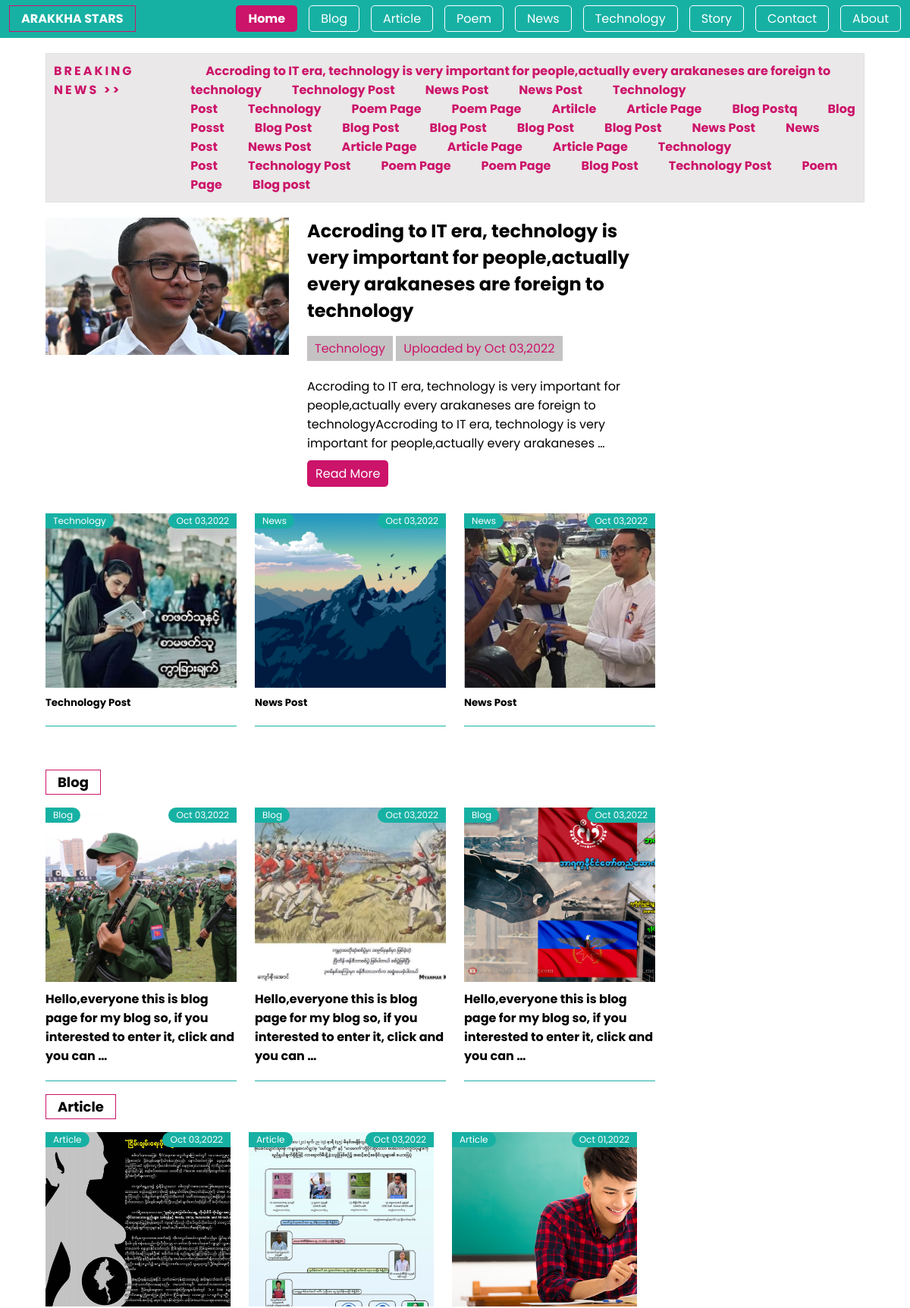
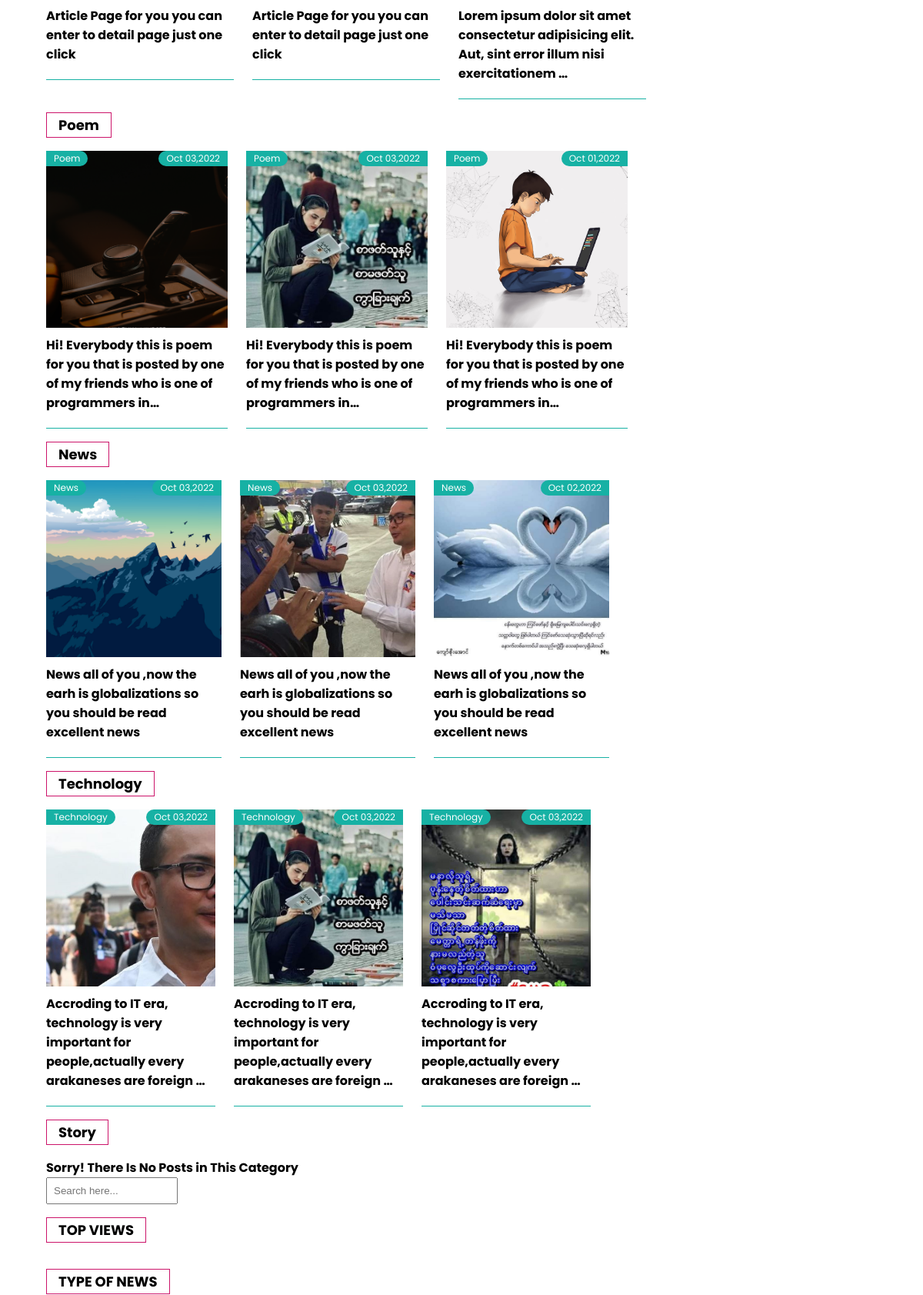
The page / (upper part) on the database its author committed (2 pictures, top to bottom).
### base/models.py (models this page shows, shortened)
class Category(models.Model):
    name = models.CharField(max_length=255)
    slug = models.SlugField(
            default='',
            editable=False,
            unique=True,blank=True,null=True
        )
    order = models.IntegerField(blank=True,null=True)
    class Meta:
        verbose_name = ("categories")
        verbose_name_plural = ("categories")
    class Meta:
        ordering=['-order']
    def __str__(self):
        return self.name

class Post(models.Model):
    title = models.CharField(max_length= 255)
    slug = models.SlugField(
            default='',
            editable=False,
            unique=True,blank=True,null=True
        )
    short_content = models.TextField()
    long_content = models.TextField()
    category = models.ForeignKey(Category, on_delete=models.CASCADE, default='Arakkhastar')
    user = models.ForeignKey(User, on_delete=models.CASCADE, default='Admin')
    tags = models.ManyToManyField(Tag)
    image = models.ImageField(upload_to = 'static/%Y/%m/%d/post-images', blank= True,null=True,default='static/assets/img/hero-bg.jpg')
    show_image = models.BooleanField(default=True)
    views = models.IntegerField(default=0)
    created = models.DateTimeField(auto_now_add=True,blank=True,null=True)
    updated = models.DateTimeField(auto_now=True,blank=True,null=True)
    class Meta:
        verbose_name = ("Post")
        verbose_name_plural = ("Posts")
    class Meta:
        ordering=['-created']

### base/views.py (the view)
# urls.py: path('',views.home_page_views,name="homepage"),
def home_page_views(request):
    new_search=request.GET.get('search') if request.GET.get('search') !=None else ''
    heder_content_post=Post.objects.all()[0:1]
    categories=Category.objects.all()
    one_month_ago=datetime.date.today()-datetime.timedelta(30)
    top_views_post=Post.objects.filter(created__gte=one_month_ago).order_by('-views')[1:6]
    posts=Post.objects.filter(category__name__icontains=new_search)[1:4]
    eachcategories={categories:Post.objects.filter(category=categories)[:3] for categories in Category.objects.filter(name__icontains=new_search)}
    marquee_title = Post.objects.all()
    context={'posts':posts,
            'eachcategories':eachcategories,
            'heder_content_post':heder_content_post,
            'marquee_title': marquee_title,
            'categories':categories,
            'top_views_post':top_views_post
            }
    return render(request,'pages/index.html',context)

### base/templates/pages/index.html (shortened to what this page needs)
{% extends 'pages/main.html' %} {% load static %} {% block content %}
<div>
  <!DOCTYPE html>
  <html lang="en">
    <head>
      <link rel="stylesheet" href="{% static 'css/main.css' %}" />
      <link rel="stylesheet" href="{% static 'css/media-query.min.css/' %}" />
      <link
        href="https://unpkg.com/boxicons@2.1.4/css/boxicons.min.css"
        rel="stylesheet"
      />
    </head>
    <body>
      <main>
        <div class="main-container">
          <div class="header-content">
            <div class="row">
              <div class="col-lg-2" style="letter-spacing: 3px">
                <span style="font-weight: bold">BREAKING NEWS >></span>
              </div>
              <div class="col-lg-10">
                <marquee
                  >{% for marquee in marquee_title %}<span class="px-20"
                    >{{marquee.title}}</span
                  >{% endfor %}</marquee
                >
              </div>
            </div>
          </div>
          <div class="row pt-20">
            <div class="col-lg-9">
              <div class="row">
                {% for headerpost in heder_content_post %}
                <div class="col-lg-5">
                  <img
                    src="{{headerpost.image.url}}"
                    class="img-fluid"
                    alt=""
                  />
                </div>
                <div class="col-lg-7">
                  <h2>
                    <a
                      href="{% url 'detail_page' headerpost.slug %}"
                      class="text-dark hover-link"
                      >{{headerpost.title}}</a
                    >
                  </h2>
                  <div class="py-20">
                    <div class="category">
                      <a href="{% url 'detail_page' headerpost.slug %}"
                        ><span>{{headerpost.category}}</span></a
                      >
                      <span
                        >Uploaded by {{headerpost.created|date:'M d,Y'}}</span
                      >
                    </div>
                  </div>
                  <p class="py-5 line-height-20">
                    {{headerpost.long_content | truncatechars:200}}
                  </p>
                  <div class="py-10">
                    <a
                      href="{% url 'detail_page' headerpost.slug %}"
                      class="btn btn-read-more"
                      >Read More</a
                    >
                  </div>
                </div>
              </div>
              {% endfor %}
              <div class="py-20">
                {% include 'main_component/related_categories.html' %}
              </div>
              {% include 'main_component/eachcategories.html' %}
            </div>
            <div class="col-lg-3">
              {% if posts %}
              <form action="" autocomplete="off">
                <input
                  type="search"
                  name="search"
                  class="w-100 form-search"
                  placeholder="Search here..."
                  id=""
                />
              </form>
              {% else %}
              <div>
                <h2>Sorry!Your Search Not Found Here</h2>
              </div>
              {% endif %}
              <div class="header-name py-20">
                <span>TOP VIEWS</span>
              </div>
              <div class="header-name py-20">
                <span>TYPE OF NEWS </span>
              </div>
            </div>
          </div>
        </div>
      </main>
    </body>
  </html>
</div>
{% endblock content %}

### base/templates/pages/main.html (shortened to what this page needs)
{% load static %}
<html lang="en">
  <head>
    <link rel="stylesheet" href="{% static 'css/main.css/' %}" />
    <link rel="stylesheet" href="{% static 'css/media-query.min.css/' %}" />
    <link
      href="https://unpkg.com/boxicons@2.1.4/dist/boxicons.js"
      rel="stylesheet"
    />
    <link
      href="https://unpkg.com/boxicons@2.1.4/css/boxicons.min.css"
      rel="stylesheet"
    />
  </head>
  <body>
    {% include 'header/header.html' %}
    {% block content %} {% endblock content %}
  </body>
</html>

### base/templates/header/header.html (shortened to what this page needs)
<header>
  <nav class="navbar">
    <div class="logo">
      <a href="{% url 'homepage' %}"><span>ARAKKHA STARS</span></a>
    </div>
    <ul class="d-none" id="navbar">
      {% url 'homepage' as url %}
      <li>
        <a href="{% url 'homepage' %}" class="{% if request.path == url %}active{% endif %}">Home</a>
      </li>
      {% for category in categories %}
      {% url 'eachcategories_page' category.slug as url %}
      <li>
        <a href="{% url 'eachcategories_page' category.slug %}"
           class="{% if request.path == url %}active{% endif %}">{{category.name}}</a
        >
      </li>
      {% endfor %}
      {% url 'contactpage' as url %}
      <li>
        <a href="{% url 'contactpage' %}" class="{% if request.path == url %}active{% endif %}">Contact</a>
      </li>
      {% url 'aboutpage' as url %}
      <li>
        <a href="{% url 'aboutpage' %}" class="{% if request.path == url %}active{% endif %}">About</a>
      </li>
    </ul>
  </nav>
</header>

### base/templates/main_component/related_categories.html
{% load static %}
<div class="py-10">
  <div class="row">
    {% for post in posts %}
    <div class="col-lg-4">
      <div
        class="image"
        style="
          background-image: url('{{post.image.url}}');
          height: 230px;
          background-size: cover;
        "
      >
        <div class="category-hide">
          <span class="float-start category-span">{{post.category}}</span
          ><span class="float-end date-span"
            >{{post.created|date:'M d,Y'}}</span
          >
        </div>
      </div>
      <h5 class="pb-20 pt-10 border-bottom">
        <a href="{% url 'detail_page' post.slug %}" class="text-dark hover-link"
          >{{post.title | truncatechars:100}}</a
        >
      </h5>
    </div>
    {% endfor %}
  </div>
</div>

### base/templates/main_component/eachcategories.html
{% load static %}
{% load static %}
<div class="py-10">
  {% for categories,posts in eachcategories.items %}
  <div class="header-name py-20">
    <span>{{categories.name}}</span>
  </div>
  <div class="row">
    {% if posts %}
     {% for post in posts %}
    <div class="col-lg-4">
      <div
        class="image"
        style="
          background-image: url('{{post.image.url }}');
          height: 230px;
          background-size: cover;
        "
      >
        <div class="category-hide">
          <span class="float-start category-span">{{post.category.name}}</span
          ><span class="float-end date-span"
            >{{post.created|date:'M d,Y'}}</span
          >
        </div>
      </div>
      <h4 class="pb-20 pt-10 border-bottom">
        <a href="{% url 'detail_page' post.slug %}" class="text-dark hover-link"
          >{{post.long_content|truncatechars:100}}</a
        >
      </h4>
    </div>
    {% endfor %}
    {% else %}
    <div>
      <h4>Sorry! <span>There Is No Posts in This Category</span></h4>
    </div>
    {% endif %}
  {% endfor %}
   </div>
</div>

### base/static/css/main.css (style rules this page uses)
* { padding: 0; margin: 0; box-sizing: border-box; }
body { background-color: #fff; }
a { text-decoration: none; color: #fff; }
li { list-style: none; }
header { width: 100%; height: 50px; position: fixed; line-height: 50px; background-color: rgb(23, 177, 164); }
.logo { white-space: nowrap; }
.logo span { color: #fff; font-weight: bold; border: 1px solid #cc146a; padding: 5px 15px; }
.img-fluid { width: 100%; }
.navbar { width: 98%; margin: auto; display: flex; flex-wrap: nowrap; }
.navbar ul { display: flex; flex-wrap: nowrap; margin-left: auto; }
.navbar ul li { padding-left: 15px; }
.navbar ul li a { padding: 5px 15px; border-radius: 5px; border: 1px solid #fff; }
.navbar ul li .active { background-color: #cc146a; border: 1px solid transparent; font-weight: bold; }
main { width: 90%; margin-left: auto; margin-right: auto; padding-top: 50px; padding-bottom: 50px; }
.category { width: 100%; }
.category span { background-color: #7470726c; color: #cc146a; padding: 5px 10px; }
.main-container { padding-top: 20px; }
.header-content { background-color: #a8a3a33f; padding:10px; color: #cc146a; font-weight: bold; border: 1px solid rgba(0, 0, 0, 0.034); }
.row { --bs-gutter-x: 1.5rem; --bs-gutter-y: 0; display: flex; flex-wrap: wrap; margin-top: calc(var(--bs-gutter-y) * -1); margin-right: calc(var(--bs-gutter-x) * -0.5); margin-left: calc(var(--bs-gutter-x) * -0.5); }
.row > * { flex-shrink: 0; width: 100%; max-width: 100%; padding-right: calc(var(--bs-gutter-x) * 0.5); padding-left: calc(var(--bs-gutter-x) * 0.5); margin-top: var(--bs-gutter-y); }
.col, .col-1, .col-10, .col-11, .col-12, .col-2, .col-3, .col-4, .col-5, .col-6, .col-7, .col-8, .col-9, .col-auto, .col-lg, .col-lg-1, .col-lg-10, .col-lg-11, .col-lg-12, .col-lg-2, .col-lg-3, .col-lg-4, .col-lg-5, .col-lg-6, .col-lg-7, .col-lg-8, .col-lg-9, .col-lg-auto, .col-md, .col-md-1, .col-md-10, .col-md-11, .col-md-12, .col-md-2, .col-md-3, .col-md-4, .col-md-5, .col-md-6, .col-md-7, .col-md-8, .col-md-9, .col-md-auto, .col-sm, .col-sm-1, .col-sm-10, .col-sm-11, .col-sm-12, .col-sm-2, .col-sm-3, .col-sm-4, .col-sm-5, .col-sm-6, .col-sm-7, .col-sm-8, .col-sm-9, .col-sm-auto, .col-xl, .col-xl-1, .col-xl-10, .col-xl-11, .col-xl-12, .col-xl-2, .col-xl-3, .col-xl-4, .col-xl-5, .col-xl-6, .col-xl-7, .col-xl-8, .col-xl-9, .col-xl-auto { width: 100%; min-height: 1px; }
.text-dark { color: #000; }
.pt-10 { padding-top: 10px; }
.pt-20 { padding-top: 20px; }
.pb-20 { padding-bottom: 20px; }
.px-20 { padding-left: 20px; padding-right: 20px; }
.py-5 { padding-top: 5px; padding-bottom: 5px; }
.py-10 { padding-top: 10px; padding-bottom: 10px; }
.py-20 { padding-top: 20px; padding-bottom: 20px; }
.btn { border: 1px solid transparent; border-radius: 5px; padding: 5px 10px; }
.btn-read-more { background-color: #cc146a; }
.w-100 { width: 100%; }
.form-search { padding: 8px; outline: none; }
.line-height-20 { line-height: 25px; }
.category-hide { width: 100%; }
.category-hide .category-span { background-color: rgb(23, 177, 164); padding: 1px 10px; margin-bottom: 5px; font-size: 12px; color: #fff; border-top-right-radius: 30px; border-bottom-right-radius: 30px; }
.category-hide .date-span { background-color: rgb(23, 177, 164); padding: 1px 10px; margin-bottom: 5px; font-size: 12px; color: #fff; border-top-left-radius: 30px; border-bottom-left-radius: 30px; }
.float-start { float: left; }
.float-end { float: right; }
.border-bottom { border-bottom: 1px solid rgb(23, 177, 164); }
.header-name span { border: 1px solid #cc146a; padding: 3px 15px; font-size: 18px; font-weight: bold; cursor: pointer; }
.d-none { display: none; }

### base/templates/pages/main.html (style rules this page uses)
body { font-family: "Poppins", sans-serif; }

### rows shown on the page
Category: name "Blog"
Category: name "Article"
Category: name "Poem"
Category: name "News"
Category: name "Technology"
Category: name "Story", shows "Sorry!"
Post: title "Accroding to IT era, technology is very important for people,actually every arakaneses are foreign to technology", image (picture), category "Technology", created "Oct 03,2022", long_content "Accroding to IT era, technology is very important for people,actually every arakaneses are foreign to technologyAccroding to IT era, technology is very important for people,actually every arakaneses …", category.name "Technology", long_content "Accroding to IT era, technology is very important for people,actually every arakaneses are foreign …"
Post: title "Technology Post", image (picture), category "Technology", created "Oct 03,2022", category.name "Technology", long_content "Accroding to IT era, technology is very important for people,actually every arakaneses are foreign …"
Post: title "News Post", image (picture), category "News", created "Oct 03,2022", category.name "News", long_content "News all of you ,now the earh is globalizations so you should be read excellent news"
Post: title "News Post", image (picture), category "News", created "Oct 03,2022", category.name "News", long_content "News all of you ,now the earh is globalizations so you should be read excellent news"
Post: title "Technology Post", image (picture), category.name "Technology", created "Oct 03,2022", long_content "Accroding to IT era, technology is very important for people,actually every arakaneses are foreign …"
Post: title "Technology"
Post: title "Poem Page", image (picture), category.name "Poem", created "Oct 03,2022", long_content "Hi! Everybody this is poem for you that is posted by one of my friends who is one of programmers in…"
Post: title "Poem Page", image (picture), category.name "Poem", created "Oct 03,2022", long_content "Hi! Everybody this is poem for you that is posted by one of my friends who is one of programmers in…"
Post: title "Artilcle", image (picture), category.name "Article", created "Oct 03,2022", long_content "Article Page for you you can enter to detail page just one click"
Post: title "Article Page", image (picture), category.name "Article", created "Oct 03,2022", long_content "Article Page for you you can enter to detail page just one click"
Post: title "Blog Postq", image (picture), category.name "Blog", created "Oct 03,2022", long_content "Hello,everyone this is blog page for my blog so, if you interested to enter it, click and you can …"
Post: title "Blog Posst", image (picture), category.name "Blog", created "Oct 03,2022", long_content "Hello,everyone this is blog page for my blog so, if you interested to enter it, click and you can …"
Post: title "Blog Post", image (picture), category.name "Blog", created "Oct 03,2022", long_content "Hello,everyone this is blog page for my blog so, if you interested to enter it, click and you can …"
Post: title "Blog Post"
Post: title "Blog Post"
Post: title "Blog Post"
Post: title "Blog Post"
Post: title "News Post", image (picture), category.name "News", created "Oct 02,2022", long_content "News all of you ,now the earh is globalizations so you should be read excellent news"
Post: title "News Post"
Post: title "News Post"
Post: title "Article Page", image (picture), category.name "Article", created "Oct 01,2022", long_content "Lorem ipsum dolor sit amet consectetur adipisicing elit. Aut, sint error illum nisi exercitationem …"
Post: title "Article Page"
Post: title "Article Page"
Post: title "Technology Post"
Post: title "Technology Post"
Post: title "Poem Page", image (picture), category.name "Poem", created "Oct 01,2022", long_content "Hi! Everybody this is poem for you that is posted by one of my friends who is one of programmers in…"
Post: title "Poem Page"
Post: title "Blog Post"
Post: title "Technology Post"
Post: title "Poem Page"
Post: title "Blog post"
